Frame 1 (no input): blank canvas, image omitted
Frame 60 (the mouse pressed at the canvas centre just before this capture): blank canvas, image omitted
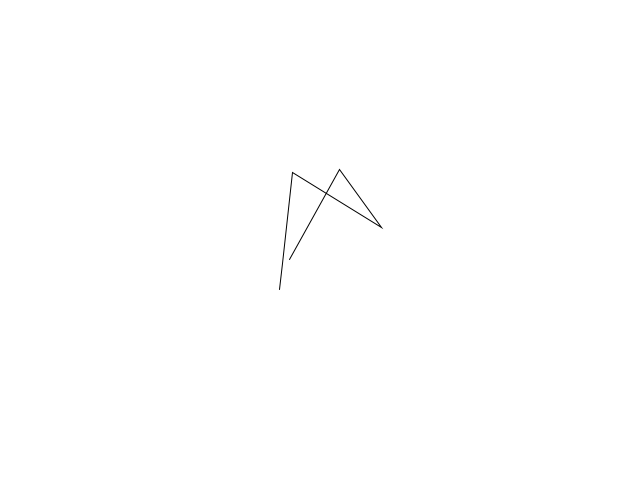
Frame 120 (the mouse held since frame 60 and released just before this capture)

The Processing sketch whose frames 1 and 60 were blank and that drew this single picture after the mouse press (run headless with seeded random() and noise(); from frame 60 on, the mouse is pressed at the canvas centre):

// Processing sketch: FigTest
// ── FigTest.pde
PVector[][] figs = new PVector[6][6];
PVector coef = new PVector(0, 0);

void setup() {
  size(640, 480);
  initFigs();
}

void draw() {
  background(255);

  coef.x = mouseX/(float)width;
  coef.y = mouseY/(float)height;



  for (int i = 0; i < 6; i++) {
    figs[5][i].x = lerp(figs[0][i].x, figs[2][i].x, coef.x);
    figs[5][i].y = lerp(figs[1][i].y, figs[3][i].y, coef.y);
  }


  pushMatrix();
  translate(mouseX, mouseY);
  beginShape();
  vertex(figs[5][0].array());
  vertex(figs[5][1].array());
  vertex(figs[5][2].array());
  vertex(figs[5][3].array());
  vertex(figs[5][4].array());
  vertex(figs[5][5].array());
  endShape();
  popMatrix();
}

void initFigs() {
  for (int i = 0; i < 4; i++) {
    for (int j = 0; j < 6; j++) {
      figs[i][j] = new PVector (random(200)-100, random(200)-100);
    }
  }
  for (int i = 0; i < 6; i++) {
    figs[4][i] = new PVector (0, 0);
    figs[5][i] = new PVector (0, 0);
  }
}
